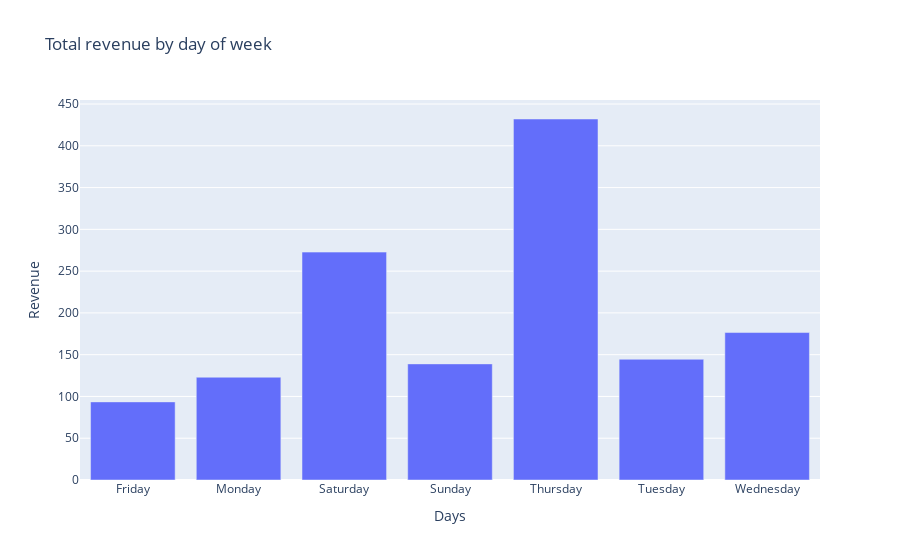

Notebook source saved alongside this figure:
### Markdown cell above
- which day has highest revenue?

### Code cell
dow_revenue = (df.groupby("dow")["amount"].sum().reset_index())

fig = px.bar(dow_revenue, x="dow", y="amount", title="Total revenue by day of week")
fig.update_xaxes(title_text="Days")
fig.update_yaxes(title_text="Revenue")

fig.show()

save_fig(fig, FIGS / "revenue_by_days.png")

### Figure 1 — Plotly figure (JSON) as saved in the notebook; plotly's stock layout.template omitted (floating-point values rounded to 4 significant figures)
{"data": [{"hovertemplate": "dow=%{x}<br>amount=%{y}<extra></extra>", "legendgroup": "", "marker": {"color": "#636efa", "pattern": {"shape": ""}}, "name": "", "orientation": "v", "showlegend": false, "textposition": "auto", "type": "bar", "x": ["Friday", "Monday", "Saturday", "Sunday", "Thursday", "Tuesday", "Wednesday"], "xaxis": "x", "y": [93.5, 123.0, 272.8, 139.0, 432.1, 144.5, 176.5], "yaxis": "y"}], "layout": {"barmode": "relative", "legend": {"tracegroupgap": 0}, "title": {"text": "Total revenue by day of week"}, "xaxis": {"anchor": "y", "domain": [0, 1], "title": {"text": "Days"}}, "yaxis": {"anchor": "x", "domain": [0, 1], "title": {"text": "Revenue"}}}}
